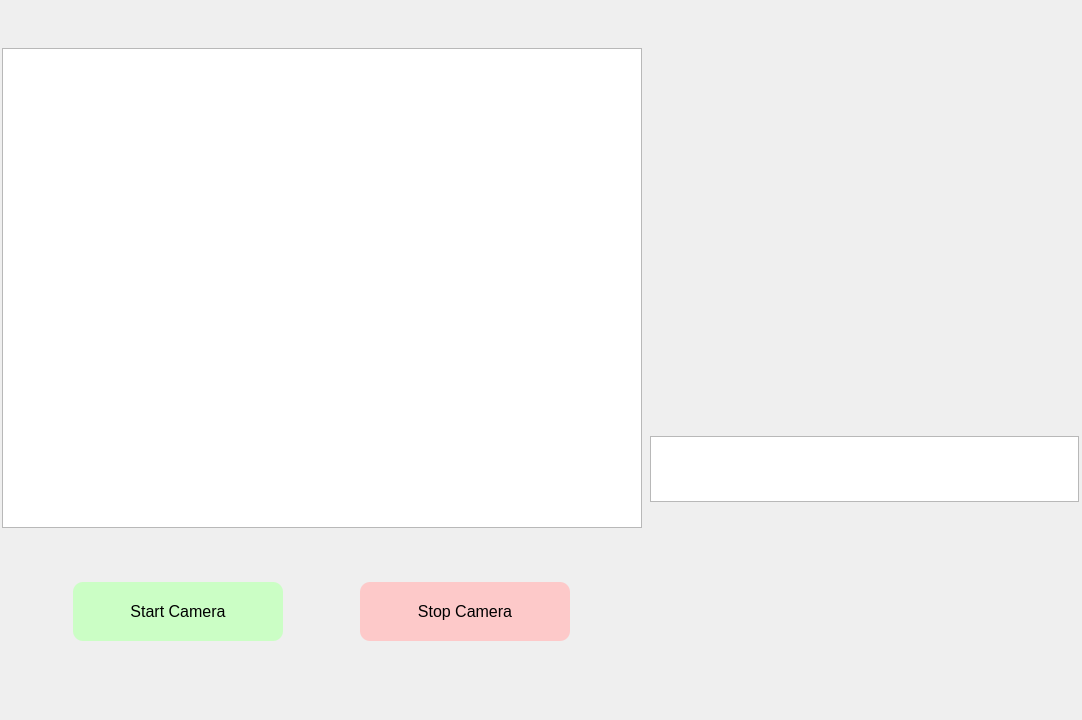
<?xml version="1.0" encoding="UTF-8"?>
<ui version="4.0">
 <class>MainWindow</class>
 <widget class="QMainWindow" name="MainWindow">
  <property name="geometry">
   <rect>
    <x>0</x>
    <y>0</y>
    <width>1082</width>
    <height>720</height>
   </rect>
  </property>
  <property name="sizePolicy">
   <sizepolicy hsizetype="Preferred" vsizetype="Preferred">
    <horstretch>0</horstretch>
    <verstretch>0</verstretch>
   </sizepolicy>
  </property>
  <property name="minimumSize">
   <size>
    <width>1063</width>
    <height>720</height>
   </size>
  </property>
  <property name="maximumSize">
   <size>
    <width>16777215</width>
    <height>16777215</height>
   </size>
  </property>
  <property name="windowTitle">
   <string>MainWindow</string>
  </property>
  <widget class="QWidget" name="centralwidget">
   <widget class="QWidget" name="horizontalLayoutWidget">
    <property name="geometry">
     <rect>
      <x>0</x>
      <y>0</y>
      <width>1081</width>
      <height>691</height>
     </rect>
    </property>
    <layout class="QHBoxLayout" name="horizontalLayout_5">
     <item>
      <layout class="QVBoxLayout" name="verticalLayout_5">
       <item>
        <widget class="QGraphicsView" name="cameraView">
         <property name="sizePolicy">
          <sizepolicy hsizetype="Fixed" vsizetype="Fixed">
           <horstretch>0</horstretch>
           <verstretch>0</verstretch>
          </sizepolicy>
         </property>
         <property name="minimumSize">
          <size>
           <width>640</width>
           <height>480</height>
          </size>
         </property>
         <property name="maximumSize">
          <size>
           <width>640</width>
           <height>480</height>
          </size>
         </property>
         <property name="styleSheet">
          <string notr="true">QGraphicsView#cameraView{
		
	border-color: rgb(0, 0, 0);
}</string>
         </property>
        </widget>
       </item>
       <item>
        <layout class="QHBoxLayout" name="horizontalLayout_6">
         <item>
          <widget class="QPushButton" name="startButton">
           <property name="minimumSize">
            <size>
             <width>210</width>
             <height>59</height>
            </size>
           </property>
           <property name="maximumSize">
            <size>
             <width>210</width>
             <height>59</height>
            </size>
           </property>
           <property name="font">
            <font>
             <pointsize>12</pointsize>
            </font>
           </property>
           <property name="styleSheet">
            <string notr="true">QPushButton#startButton{
		
	border-radius: 10px;
	border-color: rgb(0, 0, 0);
	background-color: rgb(203, 254, 197);

}
QPushButton#startButton:hover {	
	background-color: rgb(203, 254, 197);
}</string>
           </property>
           <property name="text">
            <string>Start Camera</string>
           </property>
           <property name="icon">
            <iconset>
             <normaloff>formkit--start (1).png</normaloff>formkit--start (1).png</iconset>
           </property>
           <property name="iconSize">
            <size>
             <width>25</width>
             <height>25</height>
            </size>
           </property>
          </widget>
         </item>
         <item>
          <widget class="QPushButton" name="stopButton">
           <property name="minimumSize">
            <size>
             <width>210</width>
             <height>59</height>
            </size>
           </property>
           <property name="maximumSize">
            <size>
             <width>210</width>
             <height>59</height>
            </size>
           </property>
           <property name="font">
            <font>
             <pointsize>12</pointsize>
            </font>
           </property>
           <property name="autoFillBackground">
            <bool>false</bool>
           </property>
           <property name="styleSheet">
            <string notr="true">QPushButton#stopButton{
		
	border-radius: 10px;
	border-color: rgb(0, 0, 0);
	background-color: rgb(253, 201, 201);
	
}</string>
           </property>
           <property name="text">
            <string>Stop Camera</string>
           </property>
           <property name="icon">
            <iconset>
             <normaloff>material-symbols--stop.png</normaloff>material-symbols--stop.png</iconset>
           </property>
           <property name="iconSize">
            <size>
             <width>30</width>
             <height>30</height>
            </size>
           </property>
          </widget>
         </item>
        </layout>
       </item>
      </layout>
     </item>
     <item>
      <layout class="QVBoxLayout" name="verticalLayout_3">
       <property name="spacing">
        <number>0</number>
       </property>
       <property name="leftMargin">
        <number>0</number>
       </property>
       <property name="topMargin">
        <number>0</number>
       </property>
       <property name="rightMargin">
        <number>0</number>
       </property>
       <property name="bottomMargin">
        <number>0</number>
       </property>
       <item>
        <widget class="QLabel" name="label">
         <property name="sizePolicy">
          <sizepolicy hsizetype="Fixed" vsizetype="Fixed">
           <horstretch>0</horstretch>
           <verstretch>0</verstretch>
          </sizepolicy>
         </property>
         <property name="minimumSize">
          <size>
           <width>429</width>
           <height>60</height>
          </size>
         </property>
         <property name="maximumSize">
          <size>
           <width>429</width>
           <height>60</height>
          </size>
         </property>
         <property name="font">
          <font>
           <family>Bell MT</family>
           <pointsize>24</pointsize>
           <bold>true</bold>
          </font>
         </property>
         <property name="text">
          <string/>
         </property>
        </widget>
       </item>
       <item>
        <widget class="QPlainTextEdit" name="plainTextEdit_2">
         <property name="sizePolicy">
          <sizepolicy hsizetype="Fixed" vsizetype="Fixed">
           <horstretch>0</horstretch>
           <verstretch>0</verstretch>
          </sizepolicy>
         </property>
         <property name="minimumSize">
          <size>
           <width>429</width>
           <height>66</height>
          </size>
         </property>
         <property name="maximumSize">
          <size>
           <width>429</width>
           <height>66</height>
          </size>
         </property>
         <property name="styleSheet">
          <string notr="true">QPlainTextEdit#plainTextEdit_2{
		
	border-color: rgb(131, 131, 131);
	font: 700 24pt &quot;Segoe UI&quot;;
	color: rgb(255, 255, 255);

}</string>
         </property>
        </widget>
       </item>
      </layout>
     </item>
    </layout>
   </widget>
  </widget>
 </widget>
 <resources/>
 <connections/>
</ui>
